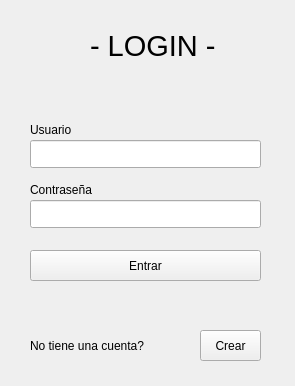
<?xml version="1.0" encoding="UTF-8"?>
<ui version="4.0">
 <class>MainWindow</class>
 <widget class="QMainWindow" name="MainWindow">
  <property name="geometry">
   <rect>
    <x>0</x>
    <y>0</y>
    <width>295</width>
    <height>386</height>
   </rect>
  </property>
  <property name="mouseTracking">
   <bool>false</bool>
  </property>
  <property name="tabletTracking">
   <bool>false</bool>
  </property>
  <property name="windowTitle">
   <string>L O G I N</string>
  </property>
  <property name="styleSheet">
   <string notr="true">#centralwidget {
    background: qlineargradient(
        x1: 0, y1: 0, 
        x2: 1, y2: 1,
        stop: 0 #1e272e, /* Azul casi negro arriba a la izquierda */
        stop: 0.5 #2c3e50, /* Azul petróleo en el centro */
        stop: 1 #1e272e  /* Regresa a oscuro abajo a la derecha */
    );
    border: none;
}</string>
  </property>
  <widget class="QWidget" name="centralwidget">
   <widget class="QLineEdit" name="usuario_lineEdit">
    <property name="geometry">
     <rect>
      <x>30</x>
      <y>140</y>
      <width>231</width>
      <height>28</height>
     </rect>
    </property>
    <property name="frame">
     <bool>true</bool>
    </property>
   </widget>
   <widget class="QLabel" name="label">
    <property name="enabled">
     <bool>true</bool>
    </property>
    <property name="geometry">
     <rect>
      <x>90</x>
      <y>20</y>
      <width>161</width>
      <height>51</height>
     </rect>
    </property>
    <property name="font">
     <font>
      <pointsize>22</pointsize>
     </font>
    </property>
    <property name="mouseTracking">
     <bool>false</bool>
    </property>
    <property name="tabletTracking">
     <bool>false</bool>
    </property>
    <property name="contextMenuPolicy">
     <enum>Qt::ContextMenuPolicy::CustomContextMenu</enum>
    </property>
    <property name="layoutDirection">
     <enum>Qt::LayoutDirection::LeftToRight</enum>
    </property>
    <property name="text">
     <string>- LOGIN -</string>
    </property>
    <property name="wordWrap">
     <bool>false</bool>
    </property>
   </widget>
   <widget class="QPushButton" name="ButtonLogin">
    <property name="geometry">
     <rect>
      <x>30</x>
      <y>250</y>
      <width>231</width>
      <height>31</height>
     </rect>
    </property>
    <property name="text">
     <string>Entrar</string>
    </property>
   </widget>
   <widget class="QLabel" name="label_4">
    <property name="geometry">
     <rect>
      <x>30</x>
      <y>330</y>
      <width>151</width>
      <height>31</height>
     </rect>
    </property>
    <property name="text">
     <string>No tiene una cuenta?</string>
    </property>
   </widget>
   <widget class="QLabel" name="label_3">
    <property name="geometry">
     <rect>
      <x>30</x>
      <y>180</y>
      <width>91</width>
      <height>20</height>
     </rect>
    </property>
    <property name="text">
     <string>Contraseña</string>
    </property>
   </widget>
   <widget class="QLineEdit" name="password_lineEdit">
    <property name="geometry">
     <rect>
      <x>30</x>
      <y>200</y>
      <width>231</width>
      <height>28</height>
     </rect>
    </property>
    <property name="tabletTracking">
     <bool>false</bool>
    </property>
    <property name="autoFillBackground">
     <bool>false</bool>
    </property>
    <property name="frame">
     <bool>true</bool>
    </property>
    <property name="echoMode">
     <enum>QLineEdit::EchoMode::Password</enum>
    </property>
   </widget>
   <widget class="QPushButton" name="crear_button">
    <property name="geometry">
     <rect>
      <x>200</x>
      <y>330</y>
      <width>61</width>
      <height>31</height>
     </rect>
    </property>
    <property name="text">
     <string>Crear</string>
    </property>
   </widget>
   <widget class="QLabel" name="label_2">
    <property name="geometry">
     <rect>
      <x>30</x>
      <y>120</y>
      <width>63</width>
      <height>20</height>
     </rect>
    </property>
    <property name="text">
     <string>Usuario</string>
    </property>
   </widget>
   <zorder>ButtonLogin</zorder>
   <zorder>usuario_lineEdit</zorder>
   <zorder>label</zorder>
   <zorder>label_4</zorder>
   <zorder>label_3</zorder>
   <zorder>password_lineEdit</zorder>
   <zorder>crear_button</zorder>
   <zorder>label_2</zorder>
  </widget>
  <widget class="QMenuBar" name="menubar">
   <property name="geometry">
    <rect>
     <x>0</x>
     <y>0</y>
     <width>295</width>
     <height>25</height>
    </rect>
   </property>
  </widget>
 </widget>
 <resources/>
 <connections/>
</ui>
